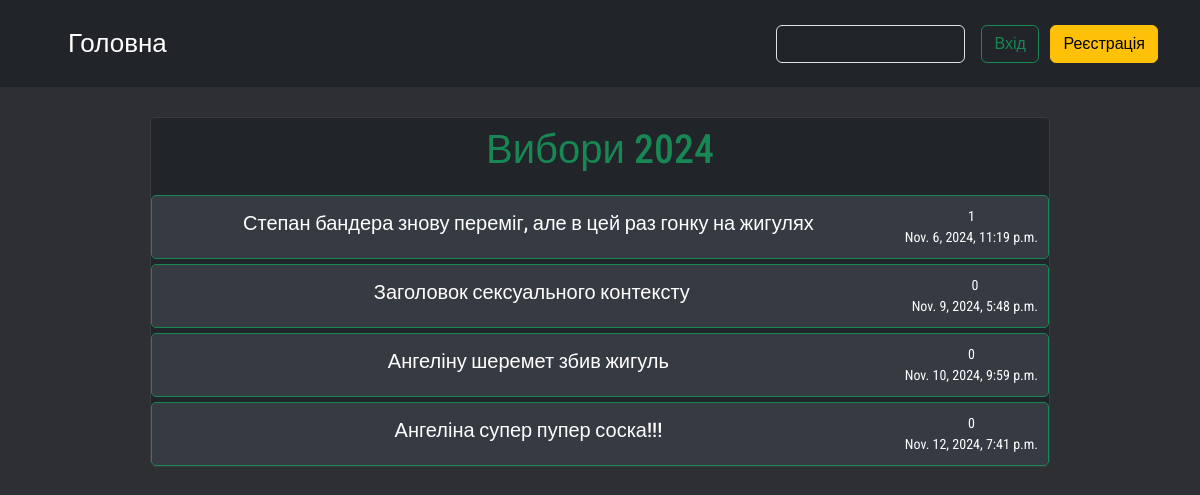
/election2024/, run on the app's committed database.
### forum/models.py (models this page shows, shortened)
class Category(models.Model):
    name = models.CharField(verbose_name='Назва категорії', max_length=32)
    slug = models.SlugField(verbose_name='Slug', blank=True, unique=True)

class Topic(models.Model):
    title = models.CharField(verbose_name='Тема обговорення', max_length=72)
    content = models.TextField(verbose_name='Контент', max_length=1000)
    subcategory = models.ForeignKey(SubCategory, verbose_name='Під категорія', on_delete=models.CASCADE)
    created_at = models.DateTimeField(auto_now_add=True, verbose_name='Дата створення')
    updated_at = models.DateTimeField(auto_now=True, verbose_name='Дата оновлення')
    author = models.ForeignKey(User, verbose_name='Автор', on_delete=models.CASCADE)
    def get_absolute_url(self):
        return reverse("topic", kwargs={"category_slug": self.subcategory.category.slug,
                                        "subcategory_slug": self.subcategory.slug, "topic_id": self.id})

### forum/views.py (the view)
# urls.py: path('<slug:category_slug>/', views.CategoryTopicsView.as_view(), name='category-topics'),
class CategoryTopicsView(ListView):
    model = Topic
    template_name = 'forum/category-topics.html'
    context_object_name = 'topics'
    def get_queryset(self):
        self.category = get_object_or_404(Category, slug=self.kwargs['category_slug'])
        return Topic.objects.filter(subcategory__category=self.category).annotate(count_posts=Count('posts'))
    def get_context_data(self, **kwargs):
        context = super().get_context_data(**kwargs)
        context['title'] = f'Список обговорень {self.category.name}'
        context['category_title'] = self.category.name
        return context

### templates/forum/category-topics.html (shortened to what this page needs)
{% extends 'base.html' %}
{% load static %}
{% block extra_css %}
<link href='{% static "css/category-topics/category-topics.css" %}' rel='stylesheet'>
{% endblock %}
{%block content%}
<div class='topics-container'>
    <div class='category-name p-2'>
        <h1 class='flex-grow-1'>{{category_title}}</h1>
    </div>
    {% for topic in topics %}
    <div class='topic'>
        <a href='{{topic.get_absolute_url}}'><h2>{{topic.title}}</a></h2>
        <div class='topic-info'>
            <p>{{topic.count_posts}}</p>
            <p>{{topic.created_at}}</p>
        </div>
    </div>
    {% endfor %}
</div>
{% endblock %}

### templates/base.html (shortened to what this page needs)
{% load static %}
<!DOCTYPE html>
<html lang="en">
<head>
    <link href="https://cdn.jsdelivr.net/npm/bootstrap@5.3.3/dist/css/bootstrap.min.css" rel="stylesheet">
    <link href="{% static 'css/index.css' %}" rel="stylesheet">
    {% block extra_css %}{% endblock %}
</head>
<body>
    {% include 'header.html' %}
    <main>
    {% block content %}
    {% endblock %}
    </main>
</body>
</html>

### templates/header.html
<header class="p-3 bg-dark align-items-center w-100">
    <div class="container align-items-center">
      <div class="d-flex flex-wrap align-items-center justify-content-center justify-content-lg-start">
        <ul class="nav col-12 col-lg-auto me-lg-auto mb-2 justify-content-center mb-md-0">
          <li><a href="/" class="nav-link">Головна</a></li>
        </ul>
        <form class="col-12 col-lg-auto mb-3 mb-lg-0 me-lg-3" role="search">
          <input type="search" class="form-control form-control-white text-bg-dark" placeholder="Пошук" aria-label="Search">
        </form>
        <div class="text-end">
          {% if not user.is_authenticated %}
          <a href='{% url "account_login" %}'><button type="button" class="btn btn-outline-success me-2">Вхід</button></a>
          <a href='{% url "account_signup" %}'><button type="button" class="btn btn-warning">Реєстрація</button></a>
          {% else %}
          <a href='{% url "my-profile" %}'><button type="button" class="btn btn-success">Профіль</button></a>
          <a href='{% url "account_logout" %}'><button type="button" class="btn btn-outline-danger">Вихід</button></a>
          {% endif %}
        </div>
      </div>
    </div>
  </header>

### static/css/index.css (style rules this page uses)
* { margin: 0px; padding: 0px; }
* a { text-decoration: none !important; color: white; transition: 0.1s ease-in; }
body { font-family: 'Roboto Condensed', sans-serif; width: 100%; height: 100%; background-color: #2d2f33; }
main { width: 100%; height: 100%; display: flex; justify-content: center; flex-direction: column; align-items: center; }
header { width: 100%; padding-left: 10px; padding-right: 10px; background-color: #166f4f; display: flex; flex-direction:row; justify-content: space-between; align-items: center; }
li a.nav-link { color: white; font-size: 26px; margin-left: 10px; margin-right: 10px; transition: 0.2s ease-in; cursor:pointer; text-decoration: none; }

### static/css/category-topics/category-topics.css (style rules this page uses)
div.topics-container { display: flex; justify-content: center; align-items: center; flex-direction: column; background-color: #212429; color: white; width: 75%; height: 100%; margin: 30px; border: #3b3c41 1px solid; border-radius: 5px; }
div.topics-container h1 { color: #188754; cursor: default; }
div.topic { margin-top: 5px; display: flex; justify-content: space-between; flex-direction: row; width: 100%; padding:5px; border-radius: 5px; align-items:baseline; max-height: 70px; text-align: start; border: 0.5px solid #188754; background: #363A42; align-items: center; }
div.topic-info { display: flex; justify-content: center; align-items: center; flex-direction: column; height: 90%; padding: 5px; cursor: default; }
div.topic h2 { font-size: 20px; }
div.topic-info p { margin: 0px; font-size: 14px; }
div.category-name { display: flex; flex-direction: row; justify-content: space-between; width: 100%; text-align: center; align-items: center; }

### data on the page
Category: name "Вибори 2024"
Topic: title "Степан бандера знову переміг, але в цей раз гонку на жигулях", count_posts "1", created_at "Nov. 6, 2024, 11:19 p.m."
Topic: title "Заголовок сексуального контексту", count_posts "0", created_at "Nov. 9, 2024, 5:48 p.m."
Topic: title "Ангеліну шеремет збив жигуль", count_posts "0", created_at "Nov. 10, 2024, 9:59 p.m."
Topic: title "Ангеліна супер пупер соска!!!", count_posts "0", created_at "Nov. 12, 2024, 7:41 p.m."
